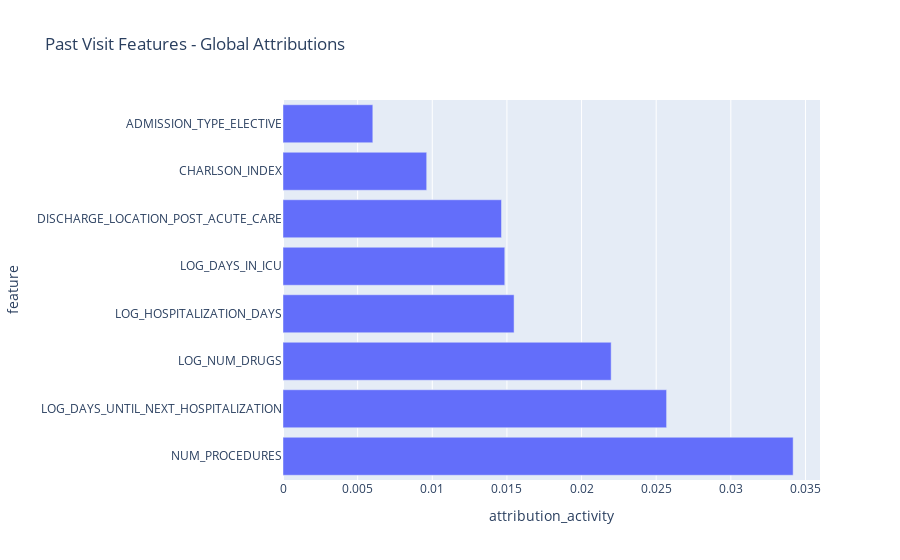

Here is the notebook cell this chart was saved with:
### Code cell
from recurrent_health_events_prediction.training.utils_deep_learning import (
    plot_feature_attributions,
)

plot_feature_attributions(
    past_attr_df,
    title="Past Visit Features - Global Attributions",
    feature_col="feature",
    attr_col="attribution_activity",
    top_k=10,
)

### Figure 1 — Plotly figure (JSON) as saved in the notebook; plotly's stock layout.template omitted (floating-point values rounded to 4 significant figures)
{"data": [{"hovertemplate": "attribution_activity=%{x}<br>feature=%{y}<extra></extra>", "legendgroup": "", "marker": {"color": "#636efa", "pattern": {"shape": ""}}, "name": "", "orientation": "h", "showlegend": false, "textposition": "auto", "type": "bar", "x": [0.03418, 0.0257, 0.02198, 0.01548, 0.01486, 0.01464, 0.009626, 0.006017], "xaxis": "x", "y": ["NUM_PROCEDURES", "LOG_DAYS_UNTIL_NEXT_HOSPITALIZATION", "LOG_NUM_DRUGS", "LOG_HOSPITALIZATION_DAYS", "LOG_DAYS_IN_ICU", "DISCHARGE_LOCATION_POST_ACUTE_CARE", "CHARLSON_INDEX", "ADMISSION_TYPE_ELECTIVE"], "yaxis": "y"}], "layout": {"barmode": "relative", "legend": {"tracegroupgap": 0}, "title": {"text": "Past Visit Features - Global Attributions"}, "xaxis": {"anchor": "y", "domain": [0, 1], "title": {"text": "attribution_activity"}}, "yaxis": {"anchor": "x", "domain": [0, 1], "title": {"text": "feature"}}}}
